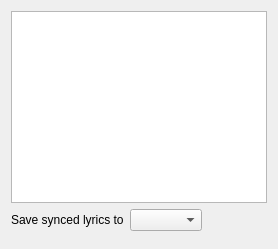
          <widget class="QWidget" name="tab_synced_lyrics">
           <attribute name="title">
            <string>Synced lyrics</string>
           </attribute>
           <layout class="QVBoxLayout" name="layout_synced_lyrics">
            <property name="sizeConstraint">
             <enum>QLayout::SetMaximumSize</enum>
            </property>
            <item>
             <widget class="TextEdit" name="synced_lyrics">
              <property name="toolTip">
               <string>Lyrics in LRC format, one line per timestamp, e.g. [01:23.45]Lyrics line</string>
              </property>
              <property name="has_reset_button" stdset="0">
               <bool>true</bool>
              </property>
              <property name="has_clear_button" stdset="0">
               <bool>false</bool>
              </property>
             </widget>
            </item>
            <item>
             <layout class="QHBoxLayout" name="layout_synced_lyrics_storage">
              <item>
               <widget class="QLabel" name="label_synced_lyrics_storage">
                <property name="text">
                 <string>Save synced lyrics to</string>
                </property>
                <property name="buddy">
                 <cstring>synced_lyrics_storage</cstring>
                </property>
               </widget>
              </item>
              <item>
               <widget class="QComboBox" name="synced_lyrics_storage">
                <property name="accessibleName">
                 <string>Save synced lyrics to</string>
                </property>
                <property name="accessibleDescription">
                 <string>Where the synchronized lyrics are saved: the collection database only, the tags of the file or an LRC file next to it</string>
                </property>
               </widget>
              </item>
              <item>
               <spacer name="spacer_synced_lyrics_storage">
                <property name="orientation">
                 <enum>Qt::Horizontal</enum>
                </property>
                <property name="sizeHint" stdset="0">
                 <size>
                  <width>40</width>
                  <height>20</height>
                 </size>
                </property>
               </spacer>
              </item>
             </layout>
            </item>
            <item>
             <widget class="QLabel" name="label_synced_lyrics">
              <property name="enabled">
               <bool>false</bool>
              </property>
              <property name="maximumSize">
               <size>
                <width>1</width>
                <height>1</height>
               </size>
              </property>
              <property name="text">
               <string/>
              </property>
              <property name="buddy">
               <cstring>synced_lyrics</cstring>
              </property>
             </widget>
            </item>
           </layout>
          </widget>
